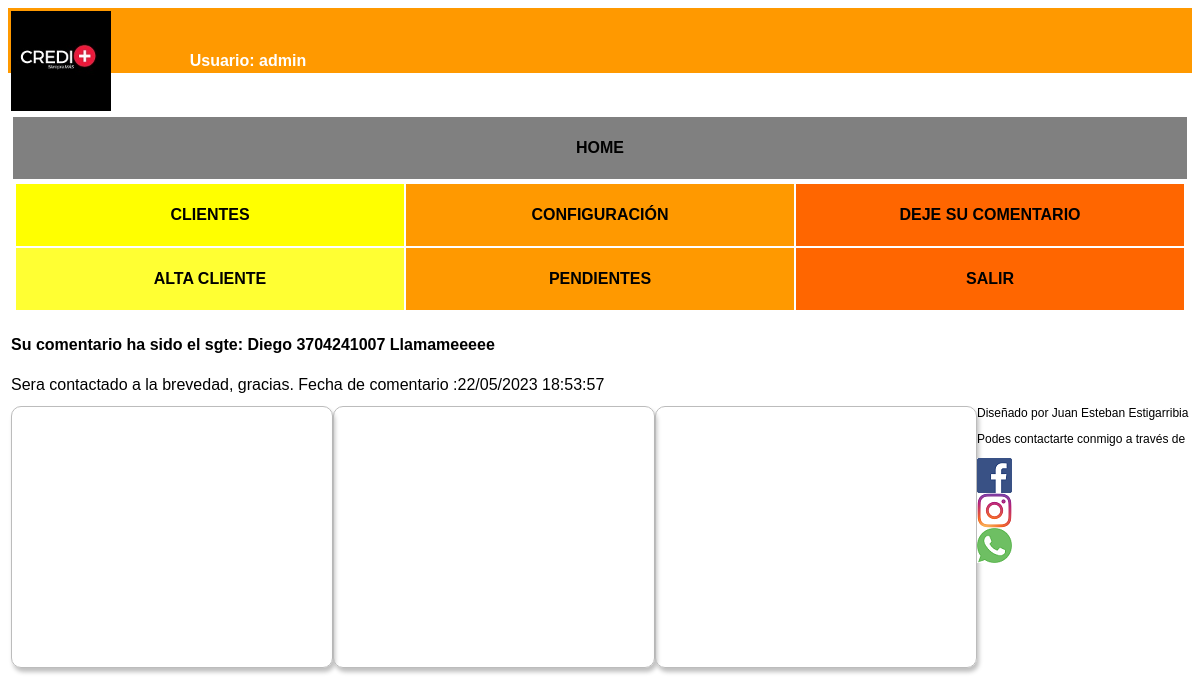
Screenshot of /comentarios_recibidos.php with the database file from the repository.
### tables this page shows
CREATE TABLE `comentarios` (
  `id` int(11) NOT NULL,
  `nombre` varchar(100) NOT NULL,
  `apellido` varchar(30) NOT NULL,
  `whatsapp` text NOT NULL,
  `msj` text NOT NULL
);

### comentarios_recibidos.php (the view, shortened to what this page needs)
<!DOCTYPE html>
<html lang="en">
<head>
</head>
<body>
    <div id="cabeza">
        <table width="100%" border="0">
            <tbody>
                <tr>
                    <td width="15%"><img src="./img/LogoCrediMas Negro.jpeg" width="100" height="100"></td>
                    <td width="85%" valign="middle">
                        <font color="#FFFFFF"><strong>Usuario: admin</strong> </font>
                    </td>
                </tr>
                <tr>
                    <td colspan="2">
                        <table width="100%" border="0">
                            <tbody>
                                <tr>
                                    <td width="100%" height="60" align="center" valign="middle" bgcolor="#808080">
                                        <strong><a href="index.php">HOME</a></strong>
                                    </td>
                                </tr>
                            </tbody>
                            <td colspan="2">
                                <table width="100%" border="0">
                                    <tbody>
                                        <tr>
                                            <td width="25%" height="60" align="center" valign="middle" bgcolor="#FFFF00"><strong><a href="listar.php">CLIENTES</a></strong>
                                            </td>
                                            <td width="25%" height="60" align="center" valign="middle" bgcolor="#FF9900"><strong><a href="configuracion.php">CONFIGURACIÓN</a>
                                                    <a href="caja.php"></a></strong></td>
                                            <td width="25%" height="60" align="center" valign="middle" bgcolor="#FF6600"><strong><a href="comentario.php">DEJE SU
                                                        COMENTARIO</a> </strong></td>
                                        </tr>
                                        <tr>
                                            <td width="25%" height="60" align="center" valign="middle" bgcolor="#FFFF33"><strong><a href="alta.php">ALTA CLIENTE</a></strong>
                                            </td>
                                            <td width="25%" height="60" align="center" valign="middle" bgcolor="#FF9900"><strong><a href="pendientes.php">PENDIENTES</a></strong></td>
                                            <td width="25%" height="60" align="center" valign="middle" bgcolor="#FF6600"><strong><a href="logout.php">SALIR</a></strong></td>
                                        </tr>
                                    </tbody>
                                </table>
                            </td>
                </tr>
            </tbody>
        </table>
        <section class="listar_comentarios">
            <?php
            include("conexion.php");
            $consulta_db = mysqli_query($conexion_db, "SELECT * FROM comentarios ORDER BY id DESC LIMIT 1;");
            while ($mostrar_datos = mysqli_fetch_assoc($consulta_db)) {
            ?>
                <div class="listado_comentarios">
                    <h4>Su comentario ha sido el sgte:
                        <?php echo $mostrar_datos['nombre'] . " " . $mostrar_datos["whatsapp"] . " " . $mostrar_datos["msj"]; ?> </h4>
                    Sera contactado a la brevedad, gracias.
                    <?php
                    $fecha_actual = date("d/m/Y H:i:s");
                    echo "Fecha de comentario :" . $fecha_actual;?>
                </div>
            <?php } ?>
        </section>
    </div>
    <?php include("footer.php") ?>
</body>
</html>

### comentarios_recibidos.php (style rules this page uses)
img { display: block; margin: 0; max-width: 100%; }
body, td, th { font-family: Verdana, Geneva, sans-serif; }
a:link { color: #000; text-decoration: none; }
#cabeza { background: #F90; height: 65px; position: relative; top: 0; width: 100%; }

### rows the page displays
comentarios: nombre "Diego", whatsapp "3704241007", msj "Llamameeeee"
